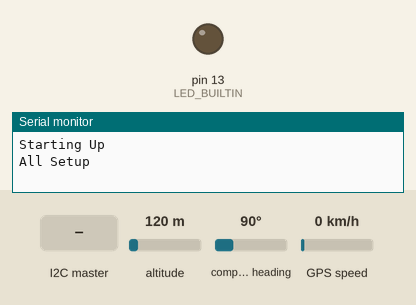
Bench run of a sketch on a simulated Arduino Uno, built with avr-gcc and run on an emulated ATmega328P. On the bench: output pins drawn as LEDs (lit = HIGH), the last lines printed to the serial monitor. The test bench sets the inputs (shaded band); at power-on: altitude 120 m, compass heading 90°, GPS speed 0 km/h. The GPS gets a fix after 3 s at 37.7749, -122.4194 with 8 satellites.

Above: at 1.2 s.
1.3 s: the I2C master sends the byte 1
At 4.3 s:
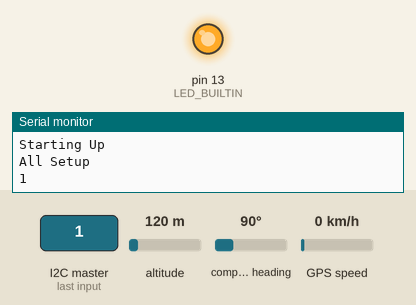
Timing chart, 0 to 5.8 s (numbered marks = the images above; inputs shaded):
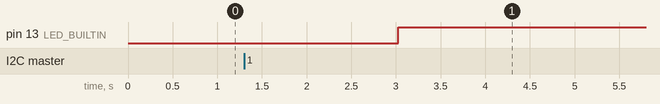

The sketch:

i2c-gps-firmware.ino
```cpp
//I2C GPS Firmware
//By Ryan Walmsley
//(C) Nebra LTD. T/A Pi Supply
//V0.1


//Library inclusion
#include <Wire.h>
#include <SoftwareSerial.h>
#include <TinyGPS++.h>


//GPS Serial
SoftwareSerial gpsSerial(10,11);

//GPS Library
TinyGPSPlus gps;


  // Setup the variables used to store Lat, Long, Altitude, fix and hdop
  float latitude;
  float longitude;
  float gpsaltitude;
  float speedMph;
  float speedKmph;
  float gpsTime;
  float gpsDate;
  int fix = 0;
  float gpshdop;
  byte command = 0x42;
  int counter = 0;

void setup() {

  // Setup on GPS Bus

  pinMode(LED_BUILTIN, OUTPUT);


  Wire.begin(66);
  Wire.onRequest(returnData);
  Wire.onReceive(getCommand);

  //Setup the Serial Ports
  gpsSerial.begin(9600);
  Serial.begin(9600);
  Serial.println("Starting Up");


  Serial.println("All Setup");

}

void loop() {
  //Loop and read GPS data
    while (gpsSerial.available() > 0){
      gps.encode(gpsSerial.read());

      if (gps.location.isValid())

        {
          digitalWrite(LED_BUILTIN, HIGH);
          latitude = gps.location.lat();
          longitude = gps.location.lng();


        }

      if (gps.altitude.isUpdated()) {
        gpsaltitude = gps.altitude.meters();

      }

      if (gps.hdop.isUpdated()) {
        gpshdop = gps.hdop.hdop();

      }

      if (gps.speed.isUpdated()) {
        speedKmph = gps.speed.kmph();
        speedMph = gps.speed.mph();


      }

      if (gps.time.isUpdated()) {
        gpsTime = gps.time.value();
      }
      if (gps.date.isUpdated()) {
        gpsDate = gps.date.value();

      }


    }


}

void returnData() {
    union {
    float fval;
    byte bval[4];
} floatAsBytes;


  //Respond to the host

  //if(command == 0x00) {
      //Fix Status
      //Serial.println("fix");


  //  }

  if(command == 0x01) {
    //Latitude
    floatAsBytes.fval = latitude;
    Wire.write((byte *)floatAsBytes.bval, 4);


  }
  else if(command == 0x02) {
    //Longitude
    floatAsBytes.fval = longitude;
    Wire.write((byte *)floatAsBytes.bval, 4);

  }
  else if(command == 0x03) {
    //Altitude
    floatAsBytes.fval = gpsaltitude;
    Wire.write((byte *)floatAsBytes.bval, 4);

  }
  else if(command == 0x04) {
    //HDOP
    floatAsBytes.fval = gpshdop;
    Wire.write((byte *)floatAsBytes.bval, 4);

  }

  else if(command == 0x05) {
    //speedKmph
    floatAsBytes.fval = speedKmph;
    Wire.write((byte *)floatAsBytes.bval, 4);

  }

  else if(command == 0x06) {
    //speedMph
    floatAsBytes.fval = speedMph;
    Wire.write((byte *)floatAsBytes.bval, 4);

  }

  else if(command == 0x07) {
    //time
    floatAsBytes.fval = gpsTime;
    Wire.write((byte *)floatAsBytes.bval, 4);

  }

  else if(command == 0x08) {
    //date
    floatAsBytes.fval = gpsDate;
    Wire.write((byte *)floatAsBytes.bval, 4);

  }


  else {
    //Bad Command
    Serial.println("Bad Command");

  }
}

void getCommand(int bytesReceived) {

  command = Wire.read();
  Serial.println(command);
  Wire.read();
}
```
